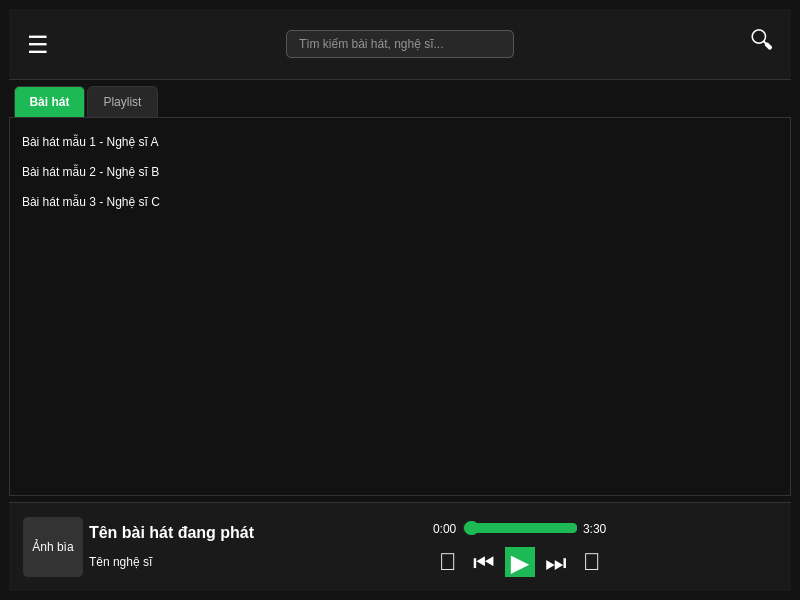
<?xml version="1.0" encoding="UTF-8"?>
<ui version="4.0">
 <class>MainWindow</class>
 <widget class="QMainWindow" name="MainWindow">
  <property name="geometry">
   <rect>
    <x>0</x>
    <y>0</y>
    <width>800</width>
    <height>600</height>
   </rect>
  </property>
  <property name="windowTitle">
   <string>Ứng dụng Nghe Nhạc</string>
  </property>
  <property name="styleSheet">
   <string>QMainWindow {
    background-color: #121212;
    color: #FFFFFF;
    font-family: Arial, sans-serif; /* Fallback font */
    font-size: 14px;
}
QPushButton {
    background-color: transparent;
    border: none;
    color: #FFFFFF;
    font-size: 24px; /* For icons */
    min-width: 30px;
    min-height: 30px;
}
QPushButton:hover {
    opacity: 0.8;
}
QLabel {
    color: #FFFFFF;
}
QSlider::groove:horizontal {
    border: 1px solid #444;
    background: #282828;
    height: 8px;
    border-radius: 4px;
}
QSlider::handle:horizontal {
    background: #1DB954;
    width: 15px;
    height: 15px;
    border-radius: 7px;
    margin: -3px 0;
}
QSlider::add-page:horizontal {
    background: #1DB954;
    border-radius: 4px;
}
QSlider::sub-page:horizontal {
    background: #282828;
    border-radius: 4px;
}
QTabWidget::pane {
    border: 1px solid #333;
    background-color: #121212;
}
QTabWidget::tab-bar {
    left: 5px;
}
QTabBar::tab {
    background-color: #282828;
    color: #B3B3B3;
    padding: 8px 15px;
    border: 1px solid #333;
    border-bottom: none;
    border-top-left-radius: 5px;
    border-top-right-radius: 5px;
    margin-right: 2px;
}
QTabBar::tab:selected {
    background-color: #1DB954;
    color: #FFFFFF;
    font-weight: bold;
}
QListWidget {
    background-color: #121212;
    color: #FFFFFF;
    border: none;
}
QListWidget::item {
    padding: 8px 5px;
}
QListWidget::item:selected {
    background-color: #333;
}
QLineEdit {
    border: 1px solid #555;
    border-radius: 5px;
    padding: 5px 10px;
    background-color: #282828;
    color: #FFFFFF;
}
</string>
  </property>
  <widget class="QWidget" name="centralWidget">
   <layout class="QVBoxLayout" name="verticalLayout">
    <item>
     <widget class="QFrame" name="headerFrame">
      <property name="minimumSize">
       <size>
        <width>0</width>
        <height>50</height>
       </size>
      </property>
      <property name="styleSheet">
       <string>QFrame#headerFrame {
    background-color: #1a1a1a;
    border-bottom: 1px solid #333;
    padding: 5px;
}</string>
      </property>
      <property name="frameShape">
       <enum>QFrame::NoFrame</enum>
      </property>
      <property name="frameShadow">
       <enum>QFrame::Raised</enum>
      </property>
      <layout class="QHBoxLayout" name="horizontalLayout_2">
       <item>
        <widget class="QPushButton" name="menuButton">
         <property name="text">
          <string>☰</string>
         </property>
        </widget>
       </item>
       <item>
        <spacer name="horizontalSpacer_3">
         <property name="orientation">
          <enum>Qt::Horizontal</enum>
         </property>
         <property name="sizeHint" stdset="0">
          <size>
           <width>40</width>
           <height>20</height>
          </size>
         </property>
        </spacer>
       </item>
       <item>
        <widget class="QLineEdit" name="searchLineEdit">
         <property name="placeholderText">
          <string>Tìm kiếm bài hát, nghệ sĩ...</string>
         </property>
        </widget>
       </item>
       <item>
        <spacer name="horizontalSpacer_4">
         <property name="orientation">
          <enum>Qt::Horizontal</enum>
         </property>
         <property name="sizeHint" stdset="0">
          <size>
           <width>40</width>
           <height>20</height>
          </size>
         </property>
        </spacer>
       </item>
       <item>
        <widget class="QPushButton" name="searchButton">
         <property name="text">
          <string>🔍</string>
         </property>
        </widget>
       </item>
      </layout>
     </widget>
    </item>
    <item>
     <widget class="QTabWidget" name="mainTabWidget">
      <property name="currentIndex">
       <number>0</number>
      </property>
      <widget class="QWidget" name="songsTab">
       <attribute name="title">
        <string>Bài hát</string>
       </attribute>
       <layout class="QVBoxLayout" name="verticalLayout_2">
        <item>
         <widget class="QListWidget" name="songsListWidget">
          <item>
           <property name="text">
            <string>Bài hát mẫu 1 - Nghệ sĩ A</string>
           </property>
          </item>
          <item>
           <property name="text">
            <string>Bài hát mẫu 2 - Nghệ sĩ B</string>
           </property>
          </item>
          <item>
           <property name="text">
            <string>Bài hát mẫu 3 - Nghệ sĩ C</string>
           </property>
          </item>
         </widget>
        </item>
       </layout>
      </widget>
      <widget class="QWidget" name="playlistsTab">
       <attribute name="title">
        <string>Playlist</string>
       </attribute>
       <layout class="QVBoxLayout" name="verticalLayout_3">
        <item>
         <widget class="QPushButton" name="newPlaylistButton">
          <property name="styleSheet">
           <string notr="true">QPushButton#newPlaylistButton {
    background-color: #1DB954;
    border-radius: 5px;
    padding: 10px;
    font-weight: bold;
    color: white;
}</string>
          </property>
          <property name="text">
           <string>+ Tạo Playlist Mới</string>
          </property>
         </widget>
        </item>
        <item>
         <widget class="QListWidget" name="playlistsListWidget">
          <item>
           <property name="text">
            <string>Playlist của tôi 1 (5 bài)</string>
           </property>
          </item>
          <item>
           <property name="text">
            <string>Playlist yêu thích (12 bài)</string>
           </property>
          </item>
         </widget>
        </item>
       </layout>
      </widget>
     </widget>
    </item>
    <item>
     <widget class="QFrame" name="playerFrame">
      <property name="minimumSize">
       <size>
        <width>0</width>
        <height>80</height>
       </size>
      </property>
      <property name="styleSheet">
       <string>QFrame#playerFrame {
    background-color: #1a1a1a;
    border-top: 1px solid #333;
    padding: 5px;
}</string>
      </property>
      <property name="frameShape">
       <enum>QFrame::NoFrame</enum>
      </property>
      <property name="frameShadow">
       <enum>QFrame::Raised</enum>
      </property>
      <layout class="QHBoxLayout" name="horizontalLayout">
       <item>
        <widget class="QLabel" name="albumArtLabel">
         <property name="minimumSize">
          <size>
           <width>60</width>
           <height>60</height>
          </size>
         </property>
         <property name="maximumSize">
          <size>
           <width>60</width>
           <height>60</height>
          </size>
         </property>
         <property name="styleSheet">
          <string>background-color: #333; border-radius: 5px;</string>
         </property>
         <property name="text">
          <string>Ảnh bìa</string>
         </property>
         <property name="alignment">
          <set>Qt::AlignCenter</set>
         </property>
        </widget>
       </item>
       <item>
        <layout class="QVBoxLayout" name="verticalLayout_4">
         <property name="spacing">
          <number>0</number>
         </property>
         <property name="leftMargin">
          <number>0</number>
         </property>
         <property name="topMargin">
          <number>0</number>
         </property>
         <property name="rightMargin">
          <number>0</number>
         </property>
         <property name="bottomMargin">
          <number>0</number>
         </property>
         <item>
          <widget class="QLabel" name="songTitleLabel">
           <property name="font">
            <font>
             <pointsize>12</pointsize>
             <weight>75</weight>
             <bold>true</bold>
            </font>
           </property>
           <property name="text">
            <string>Tên bài hát đang phát</string>
           </property>
          </widget>
         </item>
         <item>
          <widget class="QLabel" name="artistNameLabel">
           <property name="font">
            <font>
             <pointsize>9</pointsize>
            </font>
           </property>
           <property name="text">
            <string>Tên nghệ sĩ</string>
           </property>
          </widget>
         </item>
        </layout>
       </item>
       <item>
        <spacer name="horizontalSpacer">
         <property name="orientation">
          <enum>Qt::Horizontal</enum>
         </property>
         <property name="sizeHint" stdset="0">
          <size>
           <width>40</width>
           <height>20</height>
          </size>
         </property>
        </spacer>
       </item>
       <item>
        <layout class="QVBoxLayout" name="verticalLayout_5">
         <item>
          <layout class="QHBoxLayout" name="horizontalLayout_3">
           <item>
            <widget class="QLabel" name="currentTimeLabel">
             <property name="text">
              <string>0:00</string>
             </property>
            </widget>
           </item>
           <item>
            <widget class="QSlider" name="progressBar">
             <property name="orientation">
              <enum>Qt::Horizontal</enum>
             </property>
            </widget>
           </item>
           <item>
            <widget class="QLabel" name="totalTimeLabel">
             <property name="text">
              <string>3:30</string>
             </property>
            </widget>
           </item>
          </layout>
         </item>
         <item>
          <layout class="QHBoxLayout" name="horizontalLayout_4">
           <item>
            <widget class="QPushButton" name="shuffleButton">
             <property name="text">
              <string>🔀</string>
             </property>
            </widget>
           </item>
           <item>
            <widget class="QPushButton" name="previousButton">
             <property name="text">
              <string>⏮️</string>
             </property>
            </widget>
           </item>
           <item>
            <widget class="QPushButton" name="playPauseButton">
             <property name="minimumSize">
              <size>
               <width>30</width>
               <height>30</height>
              </size>
             </property>
             <property name="maximumSize">
              <size>
               <width>40</width>
               <height>40</height>
              </size>
             </property>
             <property name="styleSheet">
              <string notr="true">QPushButton#playPauseButton {
    background-color: #1DB954;
    border-radius: 20px;
    padding: 0;
}
QPushButton#playPauseButton:hover {
    background-color: #1ED760;
}</string>
             </property>
             <property name="text">
              <string>▶️</string>
             </property>
            </widget>
           </item>
           <item>
            <widget class="QPushButton" name="nextButton">
             <property name="text">
              <string>⏭️</string>
             </property>
            </widget>
           </item>
           <item>
            <widget class="QPushButton" name="repeatButton">
             <property name="text">
              <string>🔁</string>
             </property>
            </widget>
           </item>
          </layout>
         </item>
        </layout>
       </item>
       <item>
        <spacer name="horizontalSpacer_2">
         <property name="orientation">
          <enum>Qt::Horizontal</enum>
         </property>
         <property name="sizeHint" stdset="0">
          <size>
           <width>40</width>
           <height>20</height>
          </size>
         </property>
        </spacer>
       </item>
      </layout>
     </widget>
    </item>
   </layout>
  </widget>
 </widget>
 <resources/>
 <connections/>
</ui>
